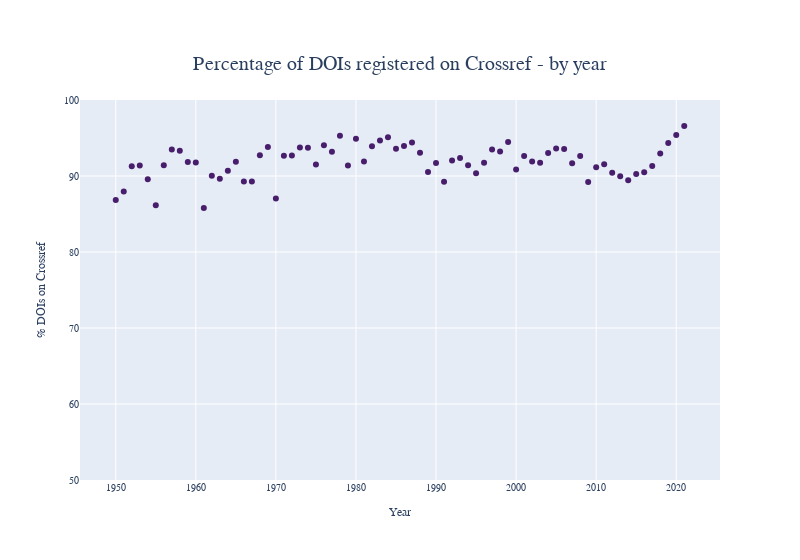

Notebook source saved alongside this figure:
### Code cell
frame6 = frame.copy()
frame6 = frame6.apply(lambda x: pd.to_numeric(x, errors='coerce'))
frame6 = frame6[(frame6.year >= 1950)&(frame6.year < 2022)]
frame6 = frame6.groupby('year').sum()
frame6['perc_cr'] = (frame6['on-crossref']/frame6['doi-num'])*100
# fig = px.bar(frame,x=frame.index,y='perc_cr')
fig = px.scatter(frame6,x=frame6.index,y='perc_cr', width=800,
 labels={ "year": "Year", "perc_cr": "% DOIs on Crossref" },
 title="Percentage of DOIs registered on Crossref - by year")
fig.update_yaxes(range=[50, 100])
fig.update_traces(marker_color='#471D6C') 
fig.update_layout(
    font_family="sans-serif",
    title_font_size=20,
    font_size=10,
    title = {'xanchor': 'center', 'y':0.9,'x':0.5},
)
fig.show()

### Figure 1 — Plotly figure (JSON) as saved in the notebook; plotly's stock layout.template omitted (floating-point values rounded to 4 significant figures)
{"data": [{"hovertemplate": "Year=%{x}<br>% DOIs on Crossref=%{y}<extra></extra>", "legendgroup": "", "marker": {"color": "#471D6C", "symbol": "circle"}, "mode": "markers", "name": "", "orientation": "v", "showlegend": false, "type": "scatter", "x": [1950, 1951, 1952, 1953, 1954, 1955, 1956, 1957, 1958, 1959, 1960, 1961, 1962, 1963, 1964, 1965, 1966, 1967, 1968, 1969, 1970, 1971, 1972, 1973, 1974, 1975, 1976, 1977, 1978, 1979, 1980, 1981, 1982, 1983, 1984, 1985, 1986, 1987, 1988, 1989, 1990, 1991, 1992, 1993, 1994, 1995, 1996, 1997, 1998, 1999, 2000, 2001, 2002, 2003, 2004, 2005, 2006, 2007, 2008, 2009, 2010, 2011, 2012, 2013, 2014, 2015, 2016, 2017, 2018, 2019, 2020, 2021], "xaxis": "x", "y": [86.85, 87.97, 91.28, 91.38, 89.56, 86.14, 91.43, 93.5, 93.33, 91.86, 91.77, 85.78, 90.02, 89.65, 90.69, 91.89, 89.27, 89.27, 92.72, 93.81, 87.04, 92.67, 92.7, 93.74, 93.7, 91.52, 94.04, 93.2, 95.31, 91.4, 94.92, 91.92, 93.92, 94.66, 95.1, 93.59, 93.95, 94.42, 93.05, 90.53, 91.7, 89.23, 92.05, 92.38, 91.43, 90.36, 91.73, 93.49, 93.21, 94.48, 90.87, 92.62, 91.92, 91.73, 93.02, 93.62, 93.56, 91.69, 92.62, 89.23, 91.17, 91.54, 90.41, 89.98, 89.45, 90.25, 90.49, 91.31, 92.97, 94.34, 95.41, 96.57], "yaxis": "y"}], "layout": {"font": {"family": "sans-serif", "size": 10}, "legend": {"tracegroupgap": 0}, "title": {"font": {"size": 20}, "text": "Percentage of DOIs registered on Crossref - by year", "x": 0.5, "xanchor": "center", "y": 0.9}, "width": 800, "xaxis": {"anchor": "y", "domain": [0, 1], "title": {"text": "Year"}}, "yaxis": {"anchor": "x", "domain": [0, 1], "range": [50, 100], "title": {"text": "% DOIs on Crossref"}}}}
